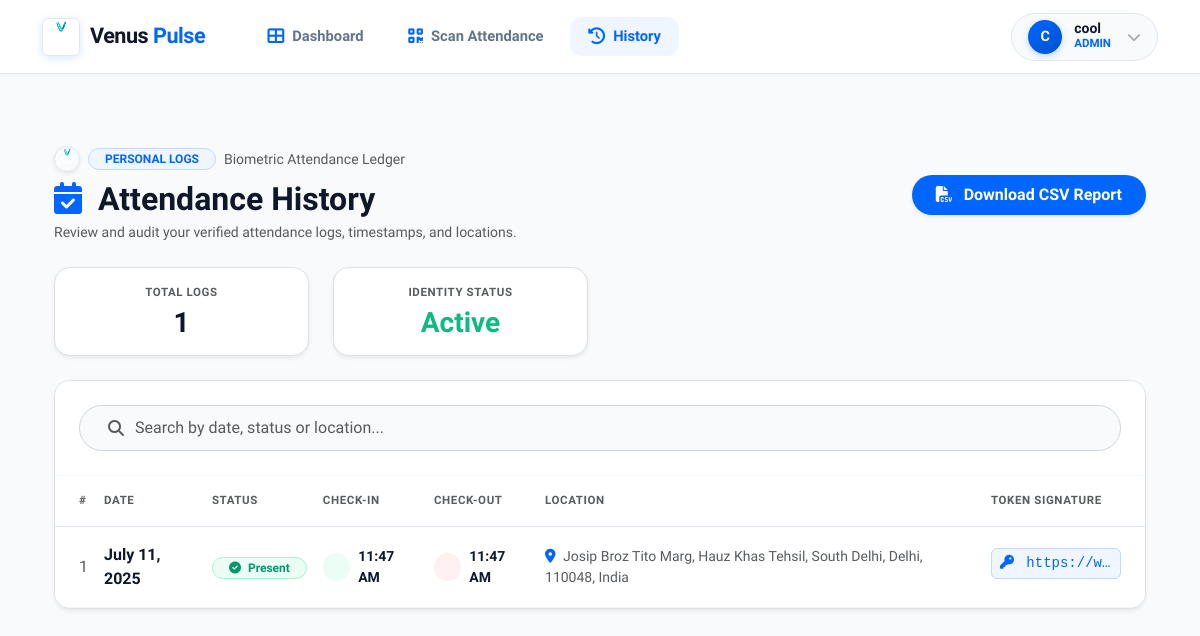
Before: /attendance/history/ (signed in) with the older database file.
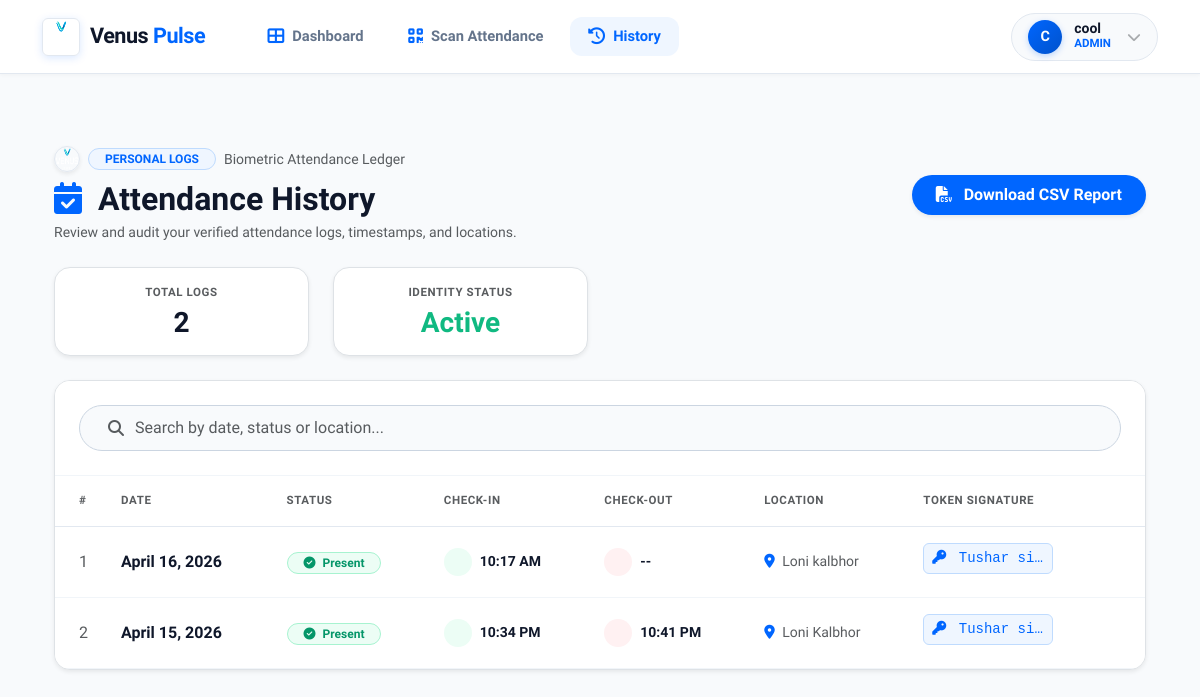
After: the same page with the newer database file.
### home/models.py (models this page shows, shortened)
class Attendance(models.Model):
    user = models.ForeignKey(User, on_delete=models.CASCADE)
    name = models.CharField(max_length=100, blank=True, null=True)
    email = models.EmailField(blank=True, null=True)
    qr_code = models.TextField()
    ip_address = models.GenericIPAddressField(blank=True, null=True)
    date = models.DateField(auto_now_add=True)
    time = models.TimeField(auto_now_add=True)
    ATTENDANCE_STATUS = (
        ('Present', 'Present'),
        ('Absent', 'Absent'),
        ('Late', 'Late'),
    )
    status = models.CharField(max_length=10, choices=ATTENDANCE_STATUS, default='Present')
    location_name = models.CharField(max_length=255, blank=True, null=True)
    location = models.CharField(max_length=255, blank=True, null=True)
    latitude = models.FloatField(blank=True, null=True)
    longitude = models.FloatField(blank=True, null=True)
    check_in = models.TimeField(blank=True, null=True)
    check_out = models.TimeField(blank=True, null=True)

### home/views.py (the view)
# urls.py: path('attendance/history/', views.attendance_history, name='attendance_history'),
@login_required
def attendance_history(request):
    records = Attendance.objects.filter(
        user=request.user).order_by('-date', '-check_in')
    return render(request, 'attendance_history.html', {
        'records': records,
        'name': request.user.get_full_name() or request.user.username,
    })

### templates/attendance_history.html (shortened to what the changed rows need)
{% extends "index.html" %}
{% load static %}
{% block content %}
<div class="container py-4">
  <div class="row mb-4 align-items-center">
    <div class="col-md-6 text-center text-md-start mb-3 mb-md-0">
      <h2 class="fw-bold mb-1" style="color: #0f172a;">
        <i class="fas fa-calendar-check me-2" style="color: #0066ff;"></i> Attendance History
      </h2>
    </div>
  </div>
  <div class="row g-4 mb-4">
    <div class="col-6 col-md-3">
        <div class="card border rounded-4 text-center p-3 shadow-sm" style="background: #ffffff; border-color: #e2e8f0;">
            <div class="small fw-bold text-uppercase mb-1 text-muted" style="font-size: 0.72rem; letter-spacing: 0.6px;">Total Logs</div>
            <div class="h3 fw-bold mb-0" style="color: #0f172a;">{{ records|length }}</div>
        </div>
    </div>
  </div>
  <div class="card border rounded-4 overflow-hidden shadow-sm" style="background: #ffffff; border-color: #e2e8f0;">
    <div class="card-body p-0">
      <div class="table-responsive">
        <table class="table align-middle mb-0" id="historyTable" style="color: #334155;">
          <thead style="background: #f8fafc; border-bottom: 1px solid #e2e8f0;">
            <tr>
              <th class="ps-4 py-3 text-muted" style="font-size: 0.72rem; letter-spacing: 0.6px; text-transform: uppercase;">#</th>
              <th class="py-3 text-muted" style="font-size: 0.72rem; letter-spacing: 0.6px; text-transform: uppercase;">Date</th>
              <th class="py-3 text-muted" style="font-size: 0.72rem; letter-spacing: 0.6px; text-transform: uppercase;">Status</th>
              <th class="py-3 text-muted" style="font-size: 0.72rem; letter-spacing: 0.6px; text-transform: uppercase;">Check-In</th>
              <th class="py-3 text-muted" style="font-size: 0.72rem; letter-spacing: 0.6px; text-transform: uppercase;">Check-Out</th>
              <th class="py-3 text-muted" style="font-size: 0.72rem; letter-spacing: 0.6px; text-transform: uppercase;">Location</th>
              <th class="pe-4 py-3 text-muted" style="font-size: 0.72rem; letter-spacing: 0.6px; text-transform: uppercase;">Token Signature</th>
            </tr>
          </thead>
          <tbody>
            {% for record in records %}
            <tr style="border-bottom: 1px solid #f1f5f9;">
              <td class="ps-4 py-3 text-muted">{{ forloop.counter }}</td>
              <td class="py-3 fw-semibold" style="color: #0f172a;">{{ record.date|date:"F d, Y" }}</td>
              <td class="py-3">
                {% if record.status == 'Present' %}
                  <span class="badge rounded-pill px-3 py-1 fw-bold" style="background: #ecfdf5; color: #059669; border: 1px solid #a7f3d0;">
                    <i class="fas fa-check-circle me-1"></i> {{ record.status }}
                  </span>
                {% else %}
                  <span class="badge rounded-pill px-3 py-1 fw-bold" style="background: #f1f5f9; color: #64748b;">
                    {{ record.status }}
                  </span>
                {% endif %}
              </td>
              <td class="py-3" style="color: #0f172a;">
                <div class="d-flex align-items-center">
                  <div class="rounded-circle me-2 d-flex align-items-center justify-content-center" style="width: 28px; height: 28px; background: #ecfdf5; color: #10b981;">
                  </div>
                  <span class="small fw-semibold">{{ record.check_in|time:"g:i A"|default:"--" }}</span>
                </div>
              </td>
              <td class="py-3" style="color: #0f172a;">
                <div class="d-flex align-items-center">
                  <div class="rounded-circle me-2 d-flex align-items-center justify-content-center" style="width: 28px; height: 28px; background: #fff1f2; color: #f43f5e;">
                  </div>
                  <span class="small fw-semibold">{{ record.check_out|time:"g:i A"|default:"--" }}</span>
                </div>
              </td>
              <td class="py-3 small text-muted">
                <i class="fas fa-location-dot me-1" style="color: #0066ff;"></i> {{ record.location_name|default:"Premises Verified" }}
              </td>
              <td class="pe-4 py-3">
                <span class="text-truncate d-inline-block small rounded px-2 py-1" style="max-width: 130px; font-family: monospace; background: #eff6ff; color: #0066ff; border: 1px solid #bfdbfe;" title="{{ record.qr_code }}">
                  <i class="fas fa-key me-1"></i> {{ record.qr_code|truncatechars:15 }}
                </span>
              </td>
            </tr>
            {% endfor %}
          </tbody>
        </table>
      </div>
    </div>
  </div>
</div>
{% endblock %}

Changed rows visible on the page:
removed Attendance: date "July 11, 2025", status "Present", check_in "11:47 AM", check_out "11:47 AM", location_name "Josip Broz Tito Marg, Hauz Khas Tehsil, South Delhi, Delhi, 110048, India", qr_code "https://w…"
added Attendance: date "April 16, 2026", status "Present", check_in "10:17 AM", check_out "--", location_name "Loni kalbhor", qr_code "Tushar si…"
added Attendance: date "April 15, 2026", status "Present", check_in "10:34 PM", check_out "10:41 PM", location_name "Loni Kalbhor", qr_code "Tushar si…"
Other visible differences:
{{ records|length }}: "1" → "2"
